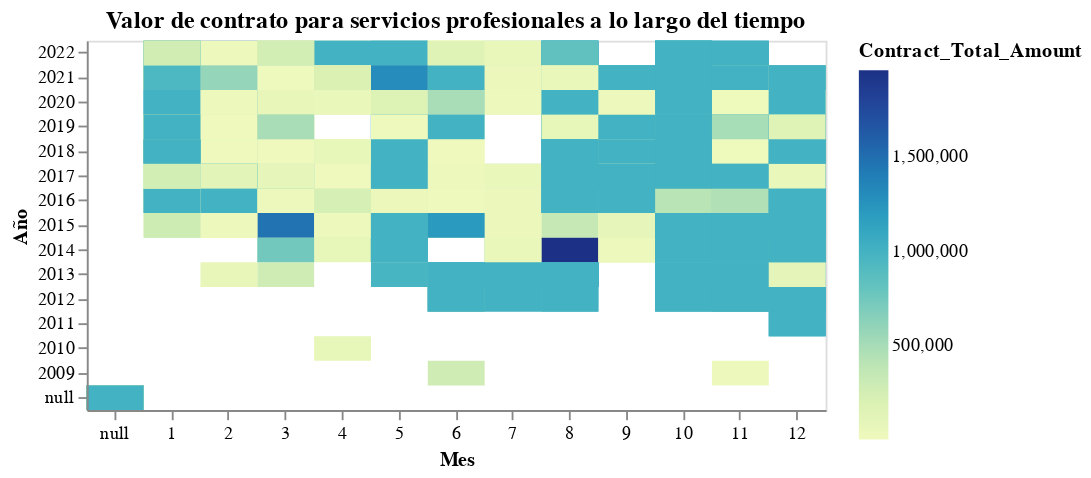

Notebook code cell kept with this figure:
### Code cell
# Valor de contrato para servicios profesionales a lo largo del tiempo

alt.Chart(source_ProfServ).mark_rect().encode(
    alt.X("month:O", title = "Mes", axis = alt.Axis(labelAngle = 0)),
    alt.Y('year:O', title = "Año", sort="-y"),
    alt.Color('Contract_Total_Amount:Q', title = "Contract_Total_Amount"),
    tooltip=['year', 'month', 'Contract_Total_Amount']
).properties(title={
    "text": ["Valor de contrato para servicios profesionales a lo largo del tiempo"],
    "color": "black",
    "subtitleColor": "grey"},
             width=400, height=200)

### Figure 1 — Vega-Lite specification as saved in the notebook (floating-point values rounded to 4 significant figures; data arrays with more than 128 entries replaced by an {"elided": "..."} marker saying what was removed)
{"config": {"view": {"continuousWidth": 300, "continuousHeight": 300}}, "data": {"name": "data-2f8413d9a3369507ea0a68fa43fd4751"}, "mark": {"type": "rect"}, "encoding": {"color": {"field": "Contract_Total_Amount", "title": "Contract_Total_Amount", "type": "quantitative"}, "tooltip": [{"field": "year", "type": "quantitative"}, {"field": "month", "type": "quantitative"}, {"field": "Contract_Total_Amount", "type": "quantitative"}], "x": {"axis": {"labelAngle": 0}, "field": "month", "title": "Mes", "type": "ordinal"}, "y": {"field": "year", "sort": "-y", "title": "Año", "type": "ordinal"}}, "height": 200, "title": {"text": ["Valor de contrato para servicios profesionales a lo largo del tiempo"], "color": "black", "subtitleColor": "grey"}, "width": 400, "$schema": "https://vega.github.io/schema/vega-lite/v5.14.1.json", "datasets": {"data-2f8413d9a3369507ea0a68fa43fd4751": {"elided": "771 records"}}}
